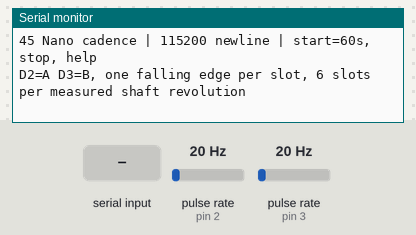
Simulated run of this sketch. Board: Arduino Nano, built with avr-gcc and run on an emulated ATmega328P. On the bench: the last lines printed to the serial monitor. Wiring (inferred from the names in the program): 2 × pulse sensor: data pin 2 / data pin 3. Inputs (shaded band) come from the test bench; at power-on: pulse rate (sensors on pin 2, pin 3) 20 Hz.

Above: at 1.2 s.
1.3 s: "start\n" received over Serial
At 1.7 s:
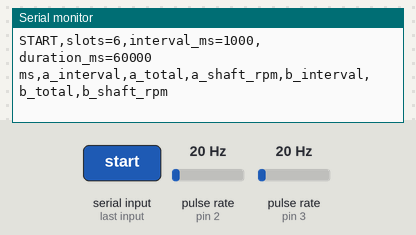
2.8 s: "stop\n" received over Serial
At 4.0 s:
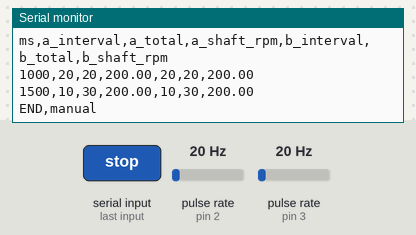
4.3 s: "1\n" received over Serial
At 5.0 s:
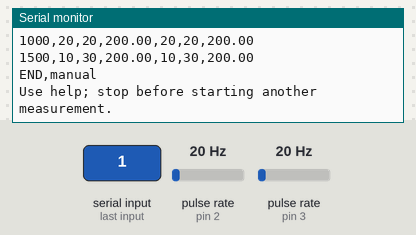
5.8 s: "start\n" received over Serial
At 7.6 s:
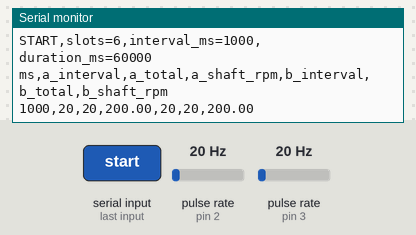
8.8 s: pulse rate (sensor on pin 2) set to 4 Hz
At 9.6 s:
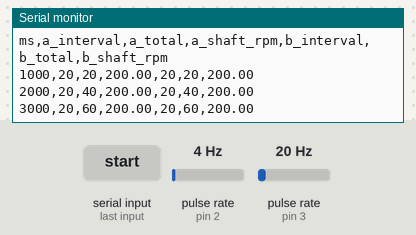
11.8 s: pulse rate (sensor on pin 3) set to 4 Hz
At 12.6 s:
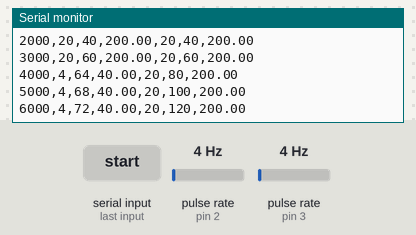
Timing chart, 0 to 14.3 s (numbered marks = the images above; inputs shaded):
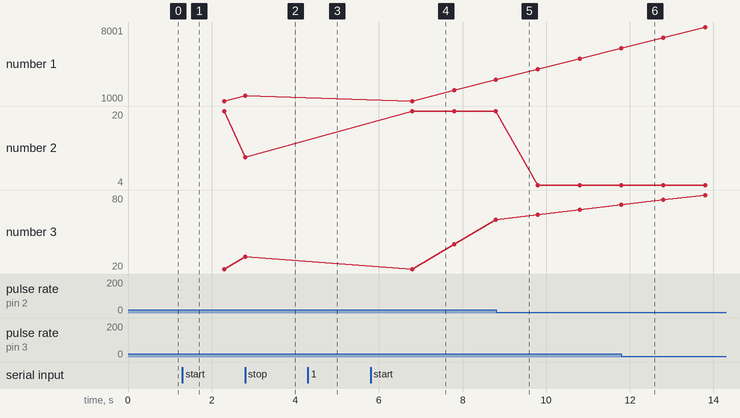

Measured:
- after the input at 1.3 s, the serial monitor: prints a new line at once (image 1)
- after the input at 2.8 s, the serial monitor: prints a new line at once (image 2)
- after the input at 4.3 s, the serial monitor: prints a new line at once (image 3)
- after the input at 5.8 s, the serial monitor: prints a new line at once (image 4)
- plotted number 1: 1000 → 1500 after the input at 2.8 s, 1500 → 3000 after the input at 5.8 s, 3000 → 6000 after the input at 8.8 s
- plotted number 2: 20 → 10 after the input at 2.8 s, 10 → 20 after the input at 5.8 s, 20 → 4 after the input at 8.8 s
- plotted number 3: 20 → 30 after the input at 2.8 s, 30 → 60 after the input at 5.8 s, 60 → 72 after the input at 8.8 s

The sketch:

45_nano_cadence_log.ino
```cpp
// 翼の予備基板で行う回転の単体計測。classic Nano / ATmega328P。LEDと無線は使わない。
// 回転センサーA/BのOUTを仮ジャンパでD2/D3へ。センサー電源3.3 Vと共通GNDは予備機の図面に従う。
// 115200 bps、改行あり。help：説明、start：60秒計測、stop：途中終了。
// STARTからENDまでを保存する。shaft_rpmは円板の回転速度。ペダル回転との比は別途実測する。
#include <Arduino.h>
#include <util/atomic.h>
#include <string.h>

constexpr uint8_t SENSOR_A = 2, SENSOR_B = 3;
constexpr uint8_t SLOTS = 6;
constexpr uint32_t MIN_EDGE_US = 3500, DURATION_MS = 60000, SAMPLE_MS = 1000;
volatile uint32_t pulses[2]{}, lastEdge[2]{};
volatile bool seen[2]{};
uint32_t started, sampled, previous[2]{};
bool recording = false, discardLine = false;
char line[12];
uint8_t used = 0;

void pulse(uint8_t side) {
  const uint32_t now = micros();
  if (!seen[side] || now - lastEdge[side] >= MIN_EDGE_US) {
    lastEdge[side] = now;
    seen[side] = true;
    ++pulses[side];
  }
}
void pulseA() { pulse(0); }
void pulseB() { pulse(1); }

void printHelp() {
  Serial.println(F("45 Nano cadence | 115200 newline | start=60s, stop, help"));
  Serial.println(F("D2=A D3=B, one falling edge per slot, 6 slots per measured shaft revolution"));
}

void printSample(uint32_t now) {
  const uint32_t elapsed = now - sampled;
  if (!elapsed) return;
  uint32_t current[2];
  ATOMIC_BLOCK(ATOMIC_RESTORESTATE) {
    current[0] = pulses[0]; current[1] = pulses[1];
  }
  Serial.print(now - started);
  for (uint8_t side = 0; side < 2; ++side) {
    const uint32_t delta = current[side] - previous[side];
    Serial.print(','); Serial.print(delta);
    Serial.print(','); Serial.print(current[side]);
    Serial.print(','); Serial.print(delta * 60000.0 / (SLOTS * float(elapsed)), 2);
    previous[side] = current[side];
  }
  Serial.println();
  sampled = now;
}

void command(uint32_t now) {
  if (!strcmp(line, "help")) printHelp();
  else if (!strcmp(line, "start") && !recording) {
    ATOMIC_BLOCK(ATOMIC_RESTORESTATE) {
      pulses[0] = pulses[1] = 0;
      seen[0] = seen[1] = false;
    }
    previous[0] = previous[1] = 0;
    started = sampled = now;
    recording = true;
    Serial.println(F("START,slots=6,interval_ms=1000,duration_ms=60000"));
    Serial.println(F("ms,a_interval,a_total,a_shaft_rpm,b_interval,b_total,b_shaft_rpm"));
  } else if (!strcmp(line, "stop") && recording) {
    printSample(now);
    recording = false;
    Serial.println(F("END,manual"));
  } else Serial.println(F("Use help; stop before starting another measurement."));
}

void setup() {
  pinMode(SENSOR_A, INPUT);
  pinMode(SENSOR_B, INPUT);
  attachInterrupt(digitalPinToInterrupt(SENSOR_A), pulseA, FALLING);
  attachInterrupt(digitalPinToInterrupt(SENSOR_B), pulseB, FALLING);
  Serial.begin(115200);
  printHelp();
}

void loop() {
  while (Serial.available()) {
    const char input = Serial.read();
    if (input == '\r') continue;
    if (input == '\n') {
      if (!discardLine && used) { line[used] = 0; command(millis()); }
      used = 0;
      discardLine = false;
    } else if (used < sizeof(line) - 1 && !discardLine) line[used++] = input;
    else discardLine = true;
  }
  const uint32_t now = millis();
  if (!recording) return;
  if (now - sampled >= SAMPLE_MS || now - started >= DURATION_MS) printSample(now);
  if (now - started >= DURATION_MS) {
    recording = false;
    Serial.println(F("END,complete"));
  }
}
```
